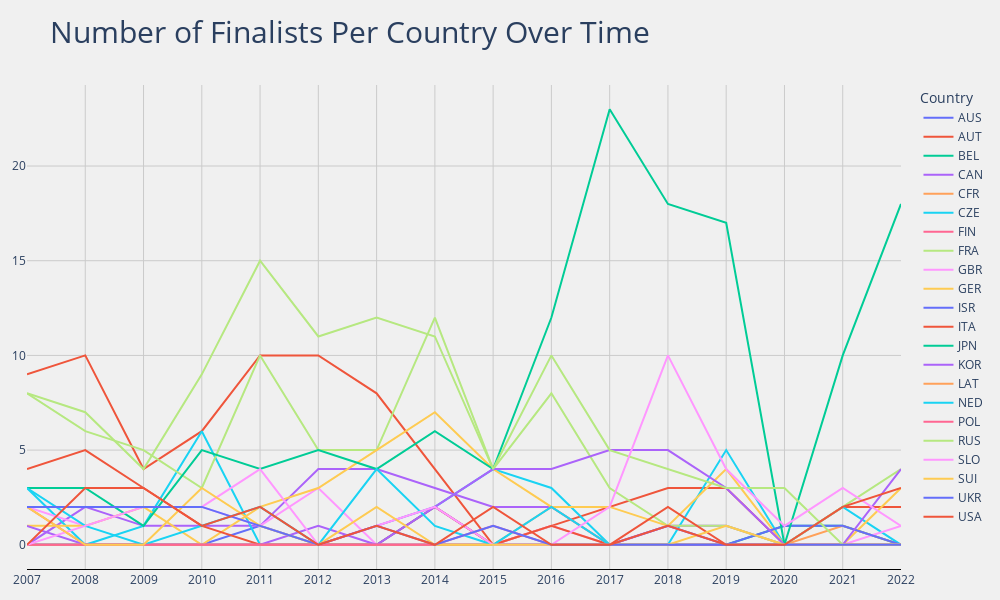

This figure's notebook cell:
### Code cell
fig = px.line(country_perf,
              width=1000,
              height=600)
fig.update_layout(
    title = dict(text=title, font=dict(size=30)),
    plot_bgcolor = '#f0f0f0',
    paper_bgcolor = '#f0f0f0',
    yaxis_title = None,
    xaxis_title = None,
    margin=dict(l=25, r=25, t=85, b=25)
)
fig.update_xaxes(
    showline=True,
    linecolor='black',
    gridcolor='#cbcbcb'
)
fig.update_yaxes(
    showticklabels=True,
    gridcolor='#cbcbcb'
)

### Figure 1 — Plotly figure (JSON) as saved in the notebook; plotly's stock layout.template omitted (floating-point values rounded to 4 significant figures)
{"data": [{"hovertemplate": "Country=AUS<br>Year=%{x}<br>value=%{y}<extra></extra>", "legendgroup": "AUS", "line": {"color": "#636efa", "dash": "solid"}, "marker": {"symbol": "circle"}, "mode": "lines", "name": "AUS", "orientation": "v", "showlegend": true, "type": "scatter", "x": ["2007", "2008", "2009", "2010", "2011", "2012", "2013", "2014", "2015", "2016", "2017", "2018", "2019", "2020", "2021", "2022"], "xaxis": "x", "y": [0, 0, 0, 0, 1, 0, 1, 2, 0, 0, 0, 0, 0, 0, 0, 0], "yaxis": "y"}, {"hovertemplate": "Country=AUT<br>Year=%{x}<br>value=%{y}<extra></extra>", "legendgroup": "AUT", "line": {"color": "#EF553B", "dash": "solid"}, "marker": {"symbol": "circle"}, "mode": "lines", "name": "AUT", "orientation": "v", "showlegend": true, "type": "scatter", "x": ["2007", "2008", "2009", "2010", "2011", "2012", "2013", "2014", "2015", "2016", "2017", "2018", "2019", "2020", "2021", "2022"], "xaxis": "x", "y": [9, 10, 4, 6, 10, 10, 8, 4, 0, 1, 2, 3, 3, 0, 2, 2], "yaxis": "y"}, {"hovertemplate": "Country=BEL<br>Year=%{x}<br>value=%{y}<extra></extra>", "legendgroup": "BEL", "line": {"color": "#00cc96", "dash": "solid"}, "marker": {"symbol": "circle"}, "mode": "lines", "name": "BEL", "orientation": "v", "showlegend": true, "type": "scatter", "x": ["2007", "2008", "2009", "2010", "2011", "2012", "2013", "2014", "2015", "2016", "2017", "2018", "2019", "2020", "2021", "2022"], "xaxis": "x", "y": [0, 0, 0, 0, 0, 0, 0, 0, 0, 0, 0, 0, 0, 1, 1, 0], "yaxis": "y"}, {"hovertemplate": "Country=CAN<br>Year=%{x}<br>value=%{y}<extra></extra>", "legendgroup": "CAN", "line": {"color": "#ab63fa", "dash": "solid"}, "marker": {"symbol": "circle"}, "mode": "lines", "name": "CAN", "orientation": "v", "showlegend": true, "type": "scatter", "x": ["2007", "2008", "2009", "2010", "2011", "2012", "2013", "2014", "2015", "2016", "2017", "2018", "2019", "2020", "2021", "2022"], "xaxis": "x", "y": [0, 2, 1, 1, 1, 4, 4, 3, 2, 2, 0, 1, 1, 0, 0, 0], "yaxis": "y"}, {"hovertemplate": "Country=CFR<br>Year=%{x}<br>value=%{y}<extra></extra>", "legendgroup": "CFR", "line": {"color": "#FFA15A", "dash": "solid"}, "marker": {"symbol": "circle"}, "mode": "lines", "name": "CFR", "orientation": "v", "showlegend": true, "type": "scatter", "x": ["2007", "2008", "2009", "2010", "2011", "2012", "2013", "2014", "2015", "2016", "2017", "2018", "2019", "2020", "2021", "2022"], "xaxis": "x", "y": [0, 0, 0, 0, 0, 0, 0, 0, 0, 0, 0, 0, 0, 0, 1, 0], "yaxis": "y"}, {"hovertemplate": "Country=CZE<br>Year=%{x}<br>value=%{y}<extra></extra>", "legendgroup": "CZE", "line": {"color": "#19d3f3", "dash": "solid"}, "marker": {"symbol": "circle"}, "mode": "lines", "name": "CZE", "orientation": "v", "showlegend": true, "type": "scatter", "x": ["2007", "2008", "2009", "2010", "2011", "2012", "2013", "2014", "2015", "2016", "2017", "2018", "2019", "2020", "2021", "2022"], "xaxis": "x", "y": [3, 0, 1, 6, 0, 0, 0, 2, 4, 3, 0, 0, 5, 0, 2, 0], "yaxis": "y"}, {"hovertemplate": "Country=FIN<br>Year=%{x}<br>value=%{y}<extra></extra>", "legendgroup": "FIN", "line": {"color": "#FF6692", "dash": "solid"}, "marker": {"symbol": "circle"}, "mode": "lines", "name": "FIN", "orientation": "v", "showlegend": true, "type": "scatter", "x": ["2007", "2008", "2009", "2010", "2011", "2012", "2013", "2014", "2015", "2016", "2017", "2018", "2019", "2020", "2021", "2022"], "xaxis": "x", "y": [2, 0, 0, 0, 0, 0, 0, 0, 0, 0, 0, 0, 0, 0, 0, 0], "yaxis": "y"}, {"hovertemplate": "Country=FRA<br>Year=%{x}<br>value=%{y}<extra></extra>", "legendgroup": "FRA", "line": {"color": "#B6E880", "dash": "solid"}, "marker": {"symbol": "circle"}, "mode": "lines", "name": "FRA", "orientation": "v", "showlegend": true, "type": "scatter", "x": ["2007", "2008", "2009", "2010", "2011", "2012", "2013", "2014", "2015", "2016", "2017", "2018", "2019", "2020", "2021", "2022"], "xaxis": "x", "y": [8, 6, 5, 3, 10, 5, 5, 12, 4, 8, 3, 1, 1, 0, 2, 4], "yaxis": "y"}, {"hovertemplate": "Country=GBR<br>Year=%{x}<br>value=%{y}<extra></extra>", "legendgroup": "GBR", "line": {"color": "#FF97FF", "dash": "solid"}, "marker": {"symbol": "circle"}, "mode": "lines", "name": "GBR", "orientation": "v", "showlegend": true, "type": "scatter", "x": ["2007", "2008", "2009", "2010", "2011", "2012", "2013", "2014", "2015", "2016", "2017", "2018", "2019", "2020", "2021", "2022"], "xaxis": "x", "y": [2, 1, 2, 2, 1, 3, 0, 0, 0, 1, 0, 1, 0, 0, 0, 1], "yaxis": "y"}, {"hovertemplate": "Country=GER<br>Year=%{x}<br>value=%{y}<extra></extra>", "legendgroup": "GER", "line": {"color": "#FECB52", "dash": "solid"}, "marker": {"symbol": "circle"}, "mode": "lines", "name": "GER", "orientation": "v", "showlegend": true, "type": "scatter", "x": ["2007", "2008", "2009", "2010", "2011", "2012", "2013", "2014", "2015", "2016", "2017", "2018", "2019", "2020", "2021", "2022"], "xaxis": "x", "y": [1, 1, 2, 0, 2, 3, 5, 7, 4, 2, 2, 1, 4, 0, 0, 3], "yaxis": "y"}, {"hovertemplate": "Country=ISR<br>Year=%{x}<br>value=%{y}<extra></extra>", "legendgroup": "ISR", "line": {"color": "#636efa", "dash": "solid"}, "marker": {"symbol": "circle"}, "mode": "lines", "name": "ISR", "orientation": "v", "showlegend": true, "type": "scatter", "x": ["2007", "2008", "2009", "2010", "2011", "2012", "2013", "2014", "2015", "2016", "2017", "2018", "2019", "2020", "2021", "2022"], "xaxis": "x", "y": [0, 0, 0, 0, 0, 0, 0, 0, 0, 0, 0, 1, 0, 1, 1, 0], "yaxis": "y"}, {"hovertemplate": "Country=ITA<br>Year=%{x}<br>value=%{y}<extra></extra>", "legendgroup": "ITA", "line": {"color": "#EF553B", "dash": "solid"}, "marker": {"symbol": "circle"}, "mode": "lines", "name": "ITA", "orientation": "v", "showlegend": true, "type": "scatter", "x": ["2007", "2008", "2009", "2010", "2011", "2012", "2013", "2014", "2015", "2016", "2017", "2018", "2019", "2020", "2021", "2022"], "xaxis": "x", "y": [4, 5, 3, 1, 0, 0, 0, 2, 0, 1, 0, 2, 0, 0, 0, 0], "yaxis": "y"}, {"hovertemplate": "Country=JPN<br>Year=%{x}<br>value=%{y}<extra></extra>", "legendgroup": "JPN", "line": {"color": "#00cc96", "dash": "solid"}, "marker": {"symbol": "circle"}, "mode": "lines", "name": "JPN", "orientation": "v", "showlegend": true, "type": "scatter", "x": ["2007", "2008", "2009", "2010", "2011", "2012", "2013", "2014", "2015", "2016", "2017", "2018", "2019", "2020", "2021", "2022"], "xaxis": "x", "y": [3, 3, 1, 5, 4, 5, 4, 6, 4, 12, 23, 18, 17, 0, 10, 18], "yaxis": "y"}, {"hovertemplate": "Country=KOR<br>Year=%{x}<br>value=%{y}<extra></extra>", "legendgroup": "KOR", "line": {"color": "#ab63fa", "dash": "solid"}, "marker": {"symbol": "circle"}, "mode": "lines", "name": "KOR", "orientation": "v", "showlegend": true, "type": "scatter", "x": ["2007", "2008", "2009", "2010", "2011", "2012", "2013", "2014", "2015", "2016", "2017", "2018", "2019", "2020", "2021", "2022"], "xaxis": "x", "y": [1, 0, 0, 0, 0, 1, 0, 2, 4, 4, 5, 5, 3, 0, 0, 4], "yaxis": "y"}, {"hovertemplate": "Country=LAT<br>Year=%{x}<br>value=%{y}<extra></extra>", "legendgroup": "LAT", "line": {"color": "#FFA15A", "dash": "solid"}, "marker": {"symbol": "circle"}, "mode": "lines", "name": "LAT", "orientation": "v", "showlegend": true, "type": "scatter", "x": ["2007", "2008", "2009", "2010", "2011", "2012", "2013", "2014", "2015", "2016", "2017", "2018", "2019", "2020", "2021", "2022"], "xaxis": "x", "y": [0, 0, 0, 0, 0, 0, 0, 0, 0, 2, 0, 0, 0, 0, 0, 0], "yaxis": "y"}, {"hovertemplate": "Country=NED<br>Year=%{x}<br>value=%{y}<extra></extra>", "legendgroup": "NED", "line": {"color": "#19d3f3", "dash": "solid"}, "marker": {"symbol": "circle"}, "mode": "lines", "name": "NED", "orientation": "v", "showlegend": true, "type": "scatter", "x": ["2007", "2008", "2009", "2010", "2011", "2012", "2013", "2014", "2015", "2016", "2017", "2018", "2019", "2020", "2021", "2022"], "xaxis": "x", "y": [3, 1, 0, 1, 2, 0, 4, 1, 0, 2, 0, 0, 0, 0, 0, 0], "yaxis": "y"}, {"hovertemplate": "Country=POL<br>Year=%{x}<br>value=%{y}<extra></extra>", "legendgroup": "POL", "line": {"color": "#FF6692", "dash": "solid"}, "marker": {"symbol": "circle"}, "mode": "lines", "name": "POL", "orientation": "v", "showlegend": true, "type": "scatter", "x": ["2007", "2008", "2009", "2010", "2011", "2012", "2013", "2014", "2015", "2016", "2017", "2018", "2019", "2020", "2021", "2022"], "xaxis": "x", "y": [0, 0, 0, 0, 0, 0, 0, 0, 1, 0, 0, 0, 0, 0, 0, 0], "yaxis": "y"}, {"hovertemplate": "Country=RUS<br>Year=%{x}<br>value=%{y}<extra></extra>", "legendgroup": "RUS", "line": {"color": "#B6E880", "dash": "solid"}, "marker": {"symbol": "circle"}, "mode": "lines", "name": "RUS", "orientation": "v", "showlegend": true, "type": "scatter", "x": ["2007", "2008", "2009", "2010", "2011", "2012", "2013", "2014", "2015", "2016", "2017", "2018", "2019", "2020", "2021", "2022"], "xaxis": "x", "y": [8, 7, 4, 9, 15, 11, 12, 11, 4, 10, 5, 4, 3, 3, 0, 0], "yaxis": "y"}, {"hovertemplate": "Country=SLO<br>Year=%{x}<br>value=%{y}<extra></extra>", "legendgroup": "SLO", "line": {"color": "#FF97FF", "dash": "solid"}, "marker": {"symbol": "circle"}, "mode": "lines", "name": "SLO", "orientation": "v", "showlegend": true, "type": "scatter", "x": ["2007", "2008", "2009", "2010", "2011", "2012", "2013", "2014", "2015", "2016", "2017", "2018", "2019", "2020", "2021", "2022"], "xaxis": "x", "y": [0, 1, 2, 2, 4, 0, 1, 2, 0, 0, 2, 10, 4, 1, 3, 1], "yaxis": "y"}, {"hovertemplate": "Country=SUI<br>Year=%{x}<br>value=%{y}<extra></extra>", "legendgroup": "SUI", "line": {"color": "#FECB52", "dash": "solid"}, "marker": {"symbol": "circle"}, "mode": "lines", "name": "SUI", "orientation": "v", "showlegend": true, "type": "scatter", "x": ["2007", "2008", "2009", "2010", "2011", "2012", "2013", "2014", "2015", "2016", "2017", "2018", "2019", "2020", "2021", "2022"], "xaxis": "x", "y": [2, 0, 0, 3, 1, 0, 2, 0, 0, 0, 0, 0, 1, 0, 0, 0], "yaxis": "y"}, {"hovertemplate": "Country=UKR<br>Year=%{x}<br>value=%{y}<extra></extra>", "legendgroup": "UKR", "line": {"color": "#636efa", "dash": "solid"}, "marker": {"symbol": "circle"}, "mode": "lines", "name": "UKR", "orientation": "v", "showlegend": true, "type": "scatter", "x": ["2007", "2008", "2009", "2010", "2011", "2012", "2013", "2014", "2015", "2016", "2017", "2018", "2019", "2020", "2021", "2022"], "xaxis": "x", "y": [2, 2, 2, 2, 1, 0, 1, 0, 1, 0, 0, 0, 0, 0, 0, 0], "yaxis": "y"}, {"hovertemplate": "Country=USA<br>Year=%{x}<br>value=%{y}<extra></extra>", "legendgroup": "USA", "line": {"color": "#EF553B", "dash": "solid"}, "marker": {"symbol": "circle"}, "mode": "lines", "name": "USA", "orientation": "v", "showlegend": true, "type": "scatter", "x": ["2007", "2008", "2009", "2010", "2011", "2012", "2013", "2014", "2015", "2016", "2017", "2018", "2019", "2020", "2021", "2022"], "xaxis": "x", "y": [0, 3, 3, 1, 2, 0, 1, 0, 2, 0, 0, 1, 0, 0, 2, 3], "yaxis": "y"}], "layout": {"height": 600, "legend": {"title": {"text": "Country"}, "tracegroupgap": 0}, "margin": {"b": 25, "l": 25, "r": 25, "t": 85}, "paper_bgcolor": "#f0f0f0", "plot_bgcolor": "#f0f0f0", "title": {"font": {"size": 30}, "text": "Number of Finalists Per Country Over Time"}, "width": 1000, "xaxis": {"anchor": "y", "autorange": true, "domain": [0, 1], "gridcolor": "#cbcbcb", "linecolor": "black", "range": [0, 15], "showline": true, "title": {}, "type": "category"}, "yaxis": {"anchor": "x", "autorange": true, "domain": [0, 1], "gridcolor": "#cbcbcb", "range": [-1.278, 24.28], "showticklabels": true, "title": {}, "type": "linear"}}}
